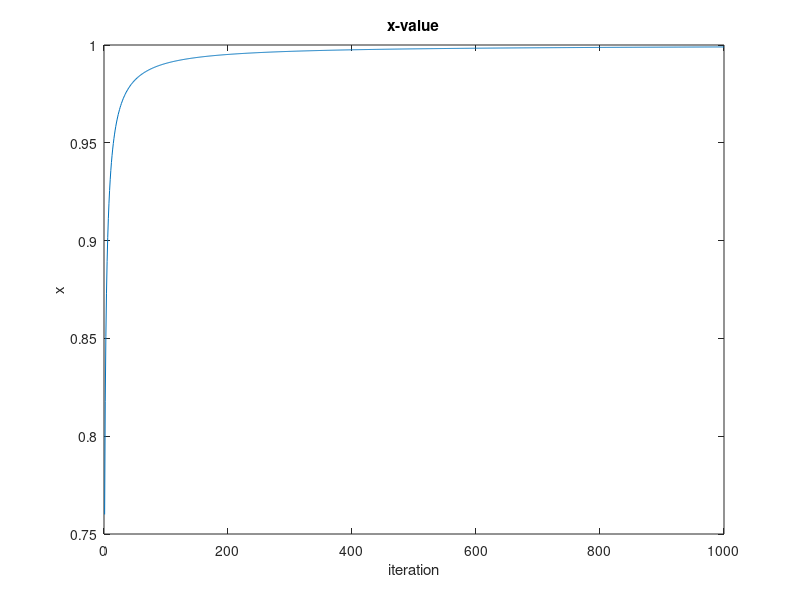

Here is the MATLAB script that generated this plot:
%%  Problem 1
%% Finite Difference 
clc; clear; close all
format long
f = @(x) tan(x);
err_list = zeros(1,17);
err_list_single = zeros(1,17);
h_list = zeros(1,17);
for k = [0:16]
    h = 10^(-k);
    h_list(k+1) = h;
    df = (f(1+h) - f(1))/h;
    df_single = single((f(1+h) - f(1))/h);
    f_p = tan(1)^2 + 1;
    f_p_single = single(tan(1)^2 + 1);
    err = norm(f_p - df);
    err_single = norm(f_p_single - df_single);
    err_list(k+1) = err;
    err_list_single(k+1) = err_single;
end

loglog(h_list,err_list,h_list,err_list_single)
xlabel('step size')
ylabel('error')
title('FinDiff: Loglog of error vs. step size')
legend('double','single')

%% Centered Difference 
clc; clear; close all
format long
f = @(x) tan(x);
err_list = zeros(1,17);
err_list_single = zeros(1,17);
h_list = zeros(1,17);
for k = [0:16]
    h = 10^(-k);
    h_list(k+1) = h;
    df = (f(1+h) - f(1-h))/2*h;
    df_single = single((f(1+h) - f(1-h))/2*h);
    f_p = tan(1)^2 + 1;
    f_p_single = single(tan(1)^2 + 1);
    err = norm(f_p - df);
    err_single = norm(f_p_single - df_single);
    err_list(k+1) = err;
    err_list_single(k+1) = err_single;
end

loglog(h_list,err_list,h_list,err_list_single)
xlabel('step size')
ylabel('error')
title('CenDiff: Loglog of error vs. step size')
legend('double','single')

%% Problem 2
clc; clear; close all

x_list = zeros(1,20);
x_list(1) = 11/2;
x_list(2) = 61/11;

for k = [3:20]
    x_list(k) = double(111-(1130-3000/x_list(k-2))/x_list(k-1));
end

x_list

k = [1:20];
plot(k,x_list)
title('x in each iteration')
xlabel('k')
ylabel('x')

%% Problem 3
clc; clear; close all
format short
% Solve ax^2 + bx + c = 0 by standard/alternative quadratic formula.

a = 1e-155;
b = -1e155;
c = 1e155;

if a == 0 && b ~= 0
    x1 = 2*c/(-b-sqrt(b^2-4*a*c))
elseif abs(a) > intmax && abs(b) > intmax && abs(c) > intmax
    a1 = a/a;
    b1 = b/a;
    c1 = c/a;
    x1 = (-b1+sqrt(b1^2-4*a1*c1))/(2*a1)
    x2 = (-b1-sqrt(b1^2-4*a1*c1))/(2*a1)
elseif abs(a/b) < 1e-64 && abs(b) > intmax && abs(c) > intmax
    a = 0;
    b1 = b/b;
    c1 = c/b;
    x1 = 2*c1/(-b1-sqrt(b1^2))
else
    x1 = (-b+sqrt(b^2-4*a*c))/(2*a)
    x2 = (-b-sqrt(b^2-4*a*c))/(2*a)
end

%% Problem 4

clc; clear; close all

tol = 1e-4;
err = 10;
iter = 0;
x = 0.6;
xlist = [];
while err > tol && iter < 1000
    x = x + (x - 1)^2;
    xlist = [xlist x];
    iter = iter + 1;
    err = abs(1 - x)
end


plot (xlist)
title('x-value')
xlabel('iteration')
ylabel('x')






